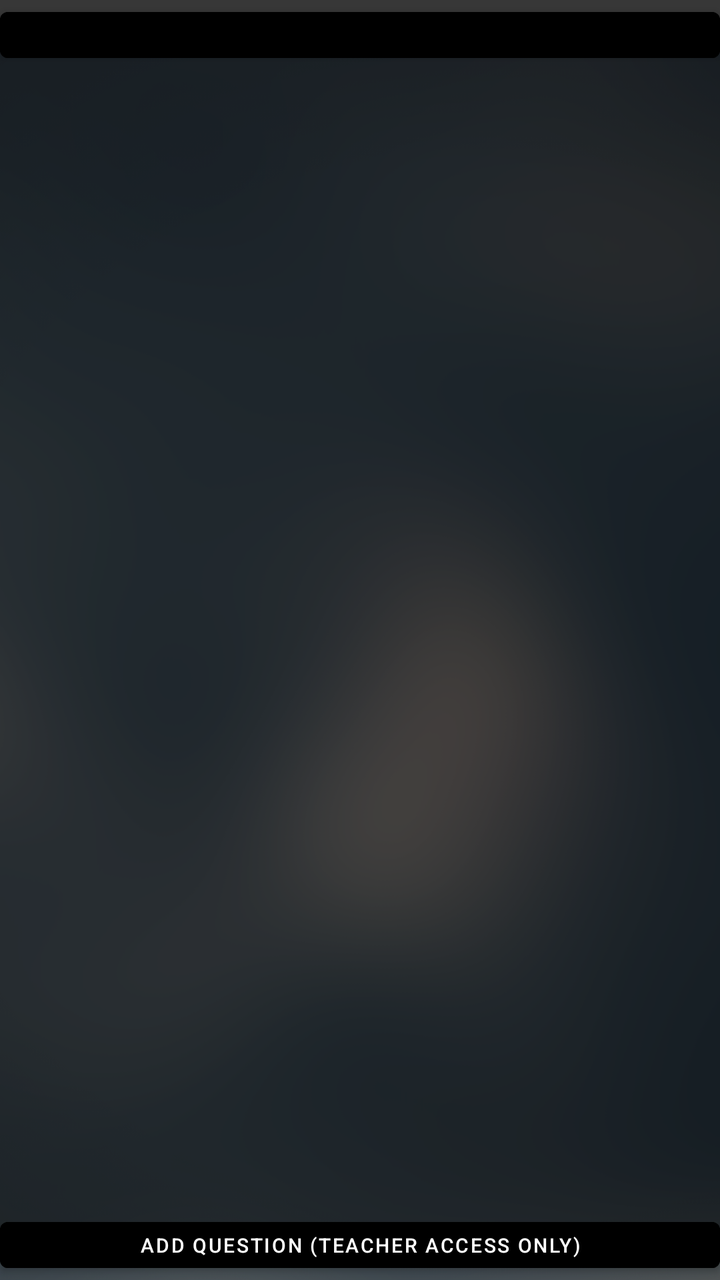
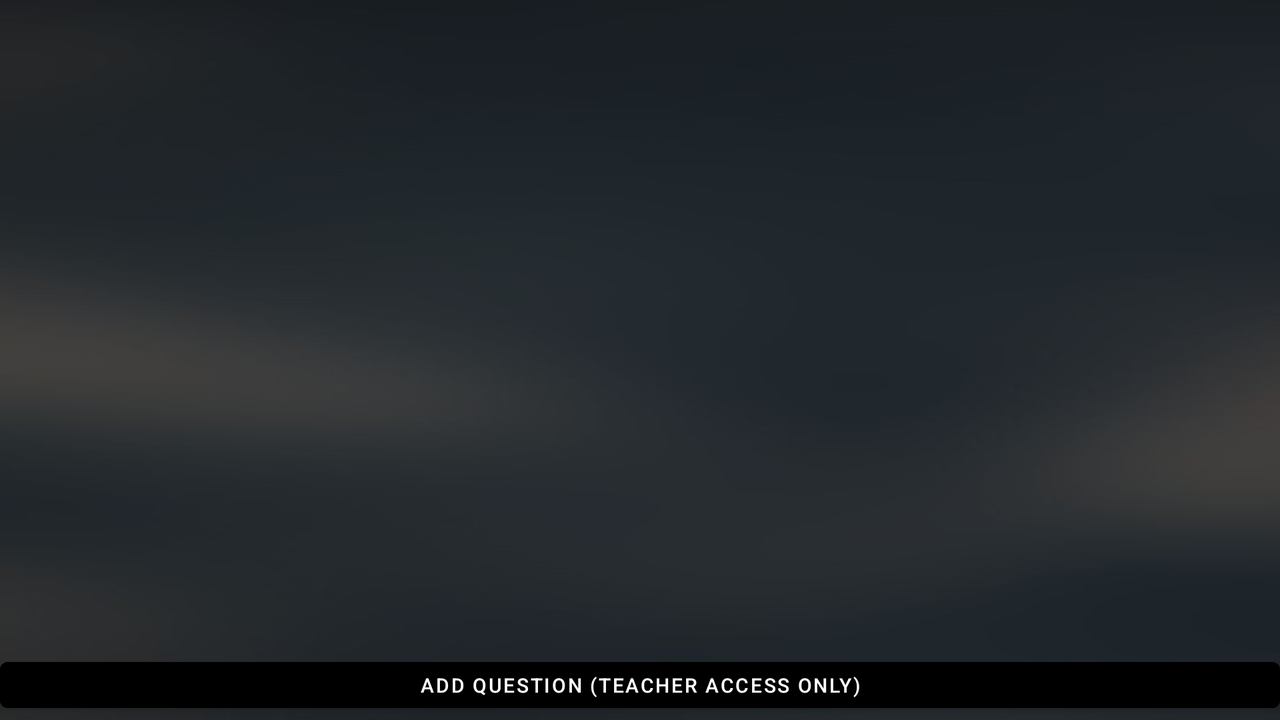

One screen, two layout resources from the same app: the default and the repository's alternative for another configuration. Each is rendered where Android would select it; the XML of both is given below.
<!-- AndroidManifest.xml: application theme Theme.Hsbte -->
<!-- res/layout/activity_que.xml -->
<?xml version="1.0" encoding="utf-8"?>
<androidx.constraintlayout.widget.ConstraintLayout xmlns:android="http://schemas.android.com/apk/res/android"
    xmlns:app="http://schemas.android.com/apk/res-auto"
    xmlns:tools="http://schemas.android.com/tools"
    android:layout_width="match_parent"
    android:layout_height="match_parent"
    android:background="@drawable/bgbg"
    tools:context=".que">

    <LinearLayout
        android:layout_width="match_parent"
        android:layout_height="match_parent"
        android:orientation="vertical">

        <Button
            android:layout_width="match_parent"
            android:layout_height="35dp"
            android:id="@+id/nn"
            android:screenOrientation="portrait"
            android:backgroundTint="@color/black"
            android:textColor="@color/white"
            app:layout_constraintEnd_toEndOf="parent"
            app:layout_constraintStart_toStartOf="parent"
            app:layout_constraintTop_toTopOf="parent">

        </Button>

        <androidx.constraintlayout.widget.ConstraintLayout
            android:layout_width="match_parent"
            android:layout_height="match_parent"
            android:orientation="vertical">

            <androidx.recyclerview.widget.RecyclerView
                android:id="@+id/userList"
                android:layout_width="match_parent"
                android:layout_height="wrap_content"
                app:layout_constraintBottom_toTopOf="@+id/admin"
                app:layout_constraintEnd_toEndOf="parent"
                app:layout_constraintHorizontal_bias="0.0"
                app:layout_constraintStart_toStartOf="parent"
                app:layout_constraintTop_toTopOf="parent"
                app:layout_constraintVertical_bias="0.0" />



            <Button
                android:id="@+id/admin"
                android:layout_width="match_parent"
                android:layout_height="35dp"
                android:backgroundTint="@color/black"
                android:text="Add Question (Teacher Access Only)"
                android:textColor="@color/white"
                android:textSize="10sp"
                app:layout_constraintBottom_toBottomOf="parent"
                app:layout_constraintEnd_toEndOf="parent"
                app:layout_constraintStart_toStartOf="parent" />

        </androidx.constraintlayout.widget.ConstraintLayout>
    </LinearLayout>

</androidx.constraintlayout.widget.ConstraintLayout>
<!-- resources referenced by this layout -->
<resources>
  <!-- drawable bgbg: png bitmap (drawable, 127278 bytes) -->
  <style name="Theme.Hsbte" parent="Theme.MaterialComponents.DayNight.NoActionBar">
          
          <item name="colorPrimary">@color/purple_500</item>
          <item name="colorPrimaryVariant">@color/purple_700</item>
          <item name="colorOnPrimary">@color/white</item>
          
          <item name="colorSecondary">@color/teal_200</item>
          <item name="colorSecondaryVariant">@color/teal_700</item>
          <item name="colorOnSecondary">@color/black</item>
          
          <item name="android:statusBarColor" tools:targetApi="l">@color/black</item>
          
      </style>
</resources>
<!-- res/layout-land/activity_que.xml (the repository's variant of the layout above) -->
<!-- drawn on the phone turned sideways -->
<?xml version="1.0" encoding="utf-8"?>
<androidx.constraintlayout.widget.ConstraintLayout xmlns:android="http://schemas.android.com/apk/res/android"
    xmlns:app="http://schemas.android.com/apk/res-auto"
    xmlns:tools="http://schemas.android.com/tools"
    android:layout_width="match_parent"
    android:layout_height="match_parent"
    android:background="@drawable/que_land"
    tools:context=".que">

    <LinearLayout
        android:layout_width="match_parent"
        android:layout_height="match_parent"
        android:orientation="vertical">

        <androidx.constraintlayout.widget.ConstraintLayout
            android:layout_width="match_parent"
            android:layout_marginTop="10dp"
            android:layout_height="match_parent"
            android:orientation="vertical">

            <androidx.recyclerview.widget.RecyclerView
                android:id="@+id/userList"
                android:layout_width="match_parent"
                android:layout_height="wrap_content"
                app:layout_constraintBottom_toTopOf="@+id/admin"
                app:layout_constraintEnd_toEndOf="parent"
                app:layout_constraintHorizontal_bias="0.0"
                app:layout_constraintStart_toStartOf="parent"
                app:layout_constraintTop_toTopOf="parent"
                app:layout_constraintVertical_bias="0.0" />



            <Button
                android:id="@+id/admin"
                android:layout_width="match_parent"
                android:layout_height="35dp"
                android:backgroundTint="@color/black"
                android:text="Add Question (Teacher Access Only)"
                android:textColor="@color/white"
                android:textSize="10sp"
                app:layout_constraintBottom_toBottomOf="parent"
                app:layout_constraintEnd_toEndOf="parent"
                app:layout_constraintStart_toStartOf="parent" />

        </androidx.constraintlayout.widget.ConstraintLayout>
    </LinearLayout>

</androidx.constraintlayout.widget.ConstraintLayout>
<!-- resources referenced by the variant -->
<!-- as the phone turned sideways resolves them -->
<resources>
  <!-- drawable que_land: jpg bitmap (drawable, 36793 bytes) -->
  <style name="Theme.Hsbte" parent="Theme.MaterialComponents.DayNight.NoActionBar">
          
          <item name="colorPrimary">@color/purple_500</item>
          <item name="colorPrimaryVariant">@color/purple_700</item>
          <item name="colorOnPrimary">@color/white</item>
          
          <item name="colorSecondary">@color/teal_200</item>
          <item name="colorSecondaryVariant">@color/teal_700</item>
          <item name="colorOnSecondary">@color/black</item>
          
          <item name="android:statusBarColor" tools:targetApi="l">@color/black</item>
          
      </style>
</resources>
